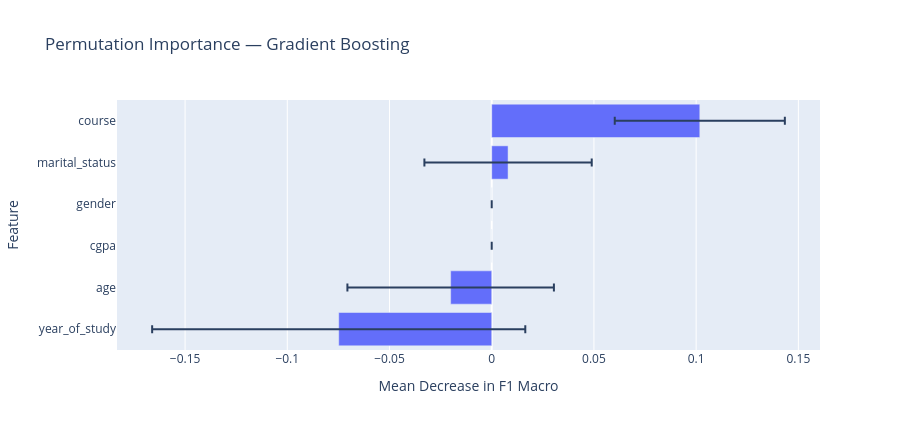

Here is the notebook cell this chart was saved with:
### Code cell
fig = px.bar(
    permutation_importance_df,
    x="importance_mean",
    y="feature",
    error_x="importance_std",
    orientation="h",
    title=f"Permutation Importance — {best_binary_model_name}",
    labels={"importance_mean": "Mean Decrease in F1 Macro", "feature": "Feature"},
)
fig.update_layout(height=430, yaxis={"categoryorder": "total ascending"})
fig.show()

### Figure 1 — Plotly figure (JSON) as saved in the notebook; plotly's stock layout.template omitted (floating-point values rounded to 4 significant figures)
{"data": [{"error_x": {"array": [0.0416, 0.04092, 0.0, 0.0, 0.05051, 0.09126]}, "hovertemplate": "Mean Decrease in F1 Macro=%{x}<br>Feature=%{y}<extra></extra>", "legendgroup": "", "marker": {"color": "#636efa", "pattern": {"shape": ""}}, "name": "", "orientation": "h", "showlegend": false, "textposition": "auto", "type": "bar", "x": [0.1018, 0.007995, 0.0, 0.0, -0.02009, -0.07484], "xaxis": "x", "y": ["course", "marital_status", "cgpa", "gender", "age", "year_of_study"], "yaxis": "y"}], "layout": {"barmode": "relative", "height": 430, "legend": {"tracegroupgap": 0}, "title": {"text": "Permutation Importance — Gradient Boosting"}, "xaxis": {"anchor": "y", "domain": [0, 1], "title": {"text": "Mean Decrease in F1 Macro"}}, "yaxis": {"anchor": "x", "categoryorder": "total ascending", "domain": [0, 1], "title": {"text": "Feature"}}}}
